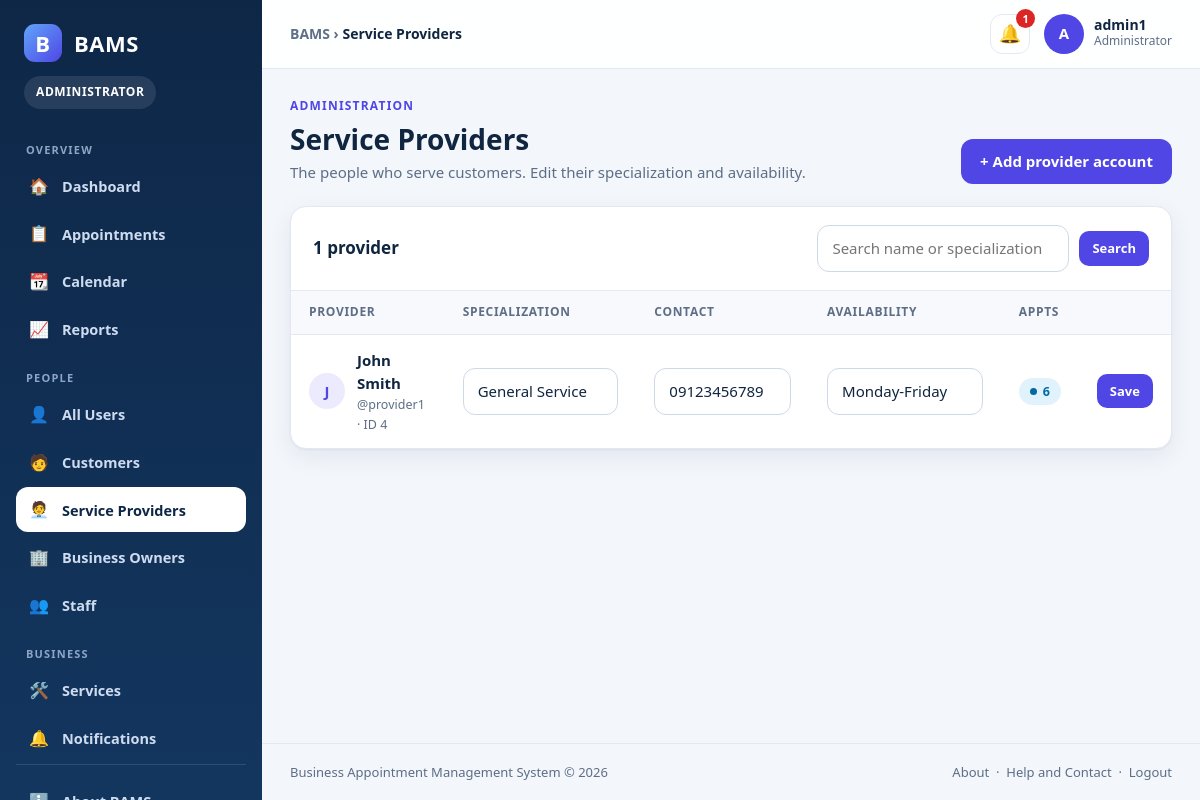
Screenshot of /manage_providers.php (signed in) with the database file from the repository.
### tables this page shows
CREATE TABLE `service_providers` (
  `provider_id` int(11) NOT NULL,
  `user_id` int(11) NOT NULL,
  `first_name` varchar(50) NOT NULL,
  `last_name` varchar(50) NOT NULL,
  `specialization` varchar(100) DEFAULT NULL,
  `contact_number` varchar(20) DEFAULT NULL,
  `availability` varchar(100) DEFAULT NULL,
  `created_at` timestamp NOT NULL DEFAULT current_timestamp()
);

CREATE TABLE `users` (
  `user_id` int(11) NOT NULL,
  `username` varchar(50) NOT NULL,
  `password` varchar(255) NOT NULL,
  `role` varchar(30) NOT NULL,
  `created_at` timestamp NOT NULL DEFAULT current_timestamp()
);

### bootstrap.php (called while the page is built, shortened)
<?php
function e($value): string
{
    return htmlspecialchars((string)($value ?? ""), ENT_QUOTES, "UTF-8");
}
function initial(string $name): string
{
    $name = trim($name);
    $first = function_exists("mb_substr") ? mb_substr($name, 0, 1) : substr($name, 0, 1);
    return strtoupper($first);
}

### manage_providers.php (the view, shortened to what this page needs)
<?php
require_once __DIR__ . "/includes/layout.php";
$q = trim($_GET["q"] ?? "");
$sql = "SELECT p.*, u.username, (SELECT COUNT(*) FROM appointments a WHERE a.provider_id = p.provider_id) AS appts
        FROM service_providers p LEFT JOIN users u ON p.user_id = u.user_id";
$sql .= " ORDER BY p.provider_id ASC";
$st = $conn->prepare($sql);
$st->execute();
$rows = $st->get_result()->fetch_all(MYSQLI_ASSOC);
?>
<div class="page-head">
    <div><div class="eyebrow">Administration</div><h1>Service Providers</h1><p>The people who serve customers. Edit their specialization and availability.</p></div>
    <div class="actions"><a class="btn" href="manage_users.php">+ Add provider account</a></div>
</div>
<div class="card">
    <div class="card-head">
        <div class="card-title"><?php echo count($rows); ?> provider<?php echo count($rows) === 1 ? "" : "s"; ?></div>
        <form class="search-bar" method="GET"><input name="q" placeholder="Search name or specialization" value="<?php echo e($q); ?>"><button class="btn btn-sm">Search</button></form>
    </div>
    <?php if (!$rows): ?>
        <div class="empty"><div class="big">🧑‍💼</div><strong>No providers found</strong></div>
    <?php else: ?>
    <div class="table-wrap"><table>
        <thead><tr><th>Provider</th><th>Specialization</th><th>Contact</th><th>Availability</th><th>Appts</th><th></th></tr></thead>
        <tbody>
        <?php foreach ($rows as $r): $name = trim($r["first_name"] . " " . $r["last_name"]); $fid = "f" . (int)$r["provider_id"]; ?>
            <tr>
                <td><div class="cell-user"><div class="mini-avatar"><?php echo e(initial($name)); ?></div>
                    <div><div class="cell-title"><?php echo e($name); ?></div><div class="cell-sub">@<?php echo e($r["username"]); ?> &middot; ID <?php echo (int)$r["provider_id"]; ?></div></div></div></td>
                <td><input form="<?php echo $fid; ?>" name="specialization" value="<?php echo e($r["specialization"]); ?>" style="min-width:150px"></td>
                <td><input form="<?php echo $fid; ?>" name="contact_number" value="<?php echo e($r["contact_number"]); ?>" style="min-width:130px"></td>
                <td><input form="<?php echo $fid; ?>" name="availability" value="<?php echo e($r["availability"]); ?>" style="min-width:150px"></td>
                <td><span class="badge b-info"><?php echo (int)$r["appts"]; ?></span></td>
                <td><form id="<?php echo $fid; ?>" method="POST"><?php echo csrf_field(); ?><input type="hidden" name="provider_id" value="<?php echo (int)$r["provider_id"]; ?>"><button class="btn btn-sm">Save</button></form></td>
            </tr>
        <?php endforeach; ?>
        </tbody>
    </table></div>
    <?php endif; ?>
</div>

### bams.css (style rules this page uses)
:root { --bg:#f3f6fb; --surface:#ffffff; --ink:#0f2540; --muted:#5d6e86; --line:#e3e9f2; --primary:#2563eb; --primary-d:#1d4ed8; --primary-l:#e8effe; --navy:#0e2747; --navy-2:#13365f; --good:#15803d; --good-l:#e3f6ea; --wait:#b45309; --wait-l:#fdf1dc; --bad:#b91c1c; --bad-l:#fde7e7; --info:#0369a1; --info-l:#e0f2fb; --accent:#2563eb; --accent-l:#e8effe; --radius:16px; --shadow:0 1px 2px rgba(15,37,64,.05),0 8px 24px rgba(15,37,64,.07); --font:"Segoe UI",system-ui,-apple-system,"Helvetica Neue",Arial,sans-serif; }
body.role-admin { --accent:#4f46e5;--accent-l:#eceafd }
* { box-sizing:border-box }
html { scroll-behavior:smooth }
body { margin:0;font-family:var(--font);background:var(--bg);color:var(--ink);font-size:15px;line-height:1.55 }
a { color:var(--primary);text-decoration:none }
h1,h2,h3,h4 { margin:0 0 .4em;line-height:1.25 }
.page-head { display:flex;justify-content:space-between;align-items:flex-end;gap:16px;flex-wrap:wrap;margin-bottom:22px }
.page-head h1 { font-size:28px;margin:0 }
.page-head p { margin:4px 0 0;color:var(--muted) }
.eyebrow { font-size:12px;letter-spacing:1.2px;text-transform:uppercase;font-weight:800;color:var(--accent);margin-bottom:6px }
.actions { display:flex;gap:10px;flex-wrap:wrap }
.card { background:var(--surface);border:1px solid var(--line);border-radius:var(--radius);box-shadow:var(--shadow);margin-bottom:22px;overflow:hidden }
.card-head { display:flex;justify-content:space-between;align-items:center;gap:14px;flex-wrap:wrap;padding:18px 22px;border-bottom:1px solid var(--line) }
.card-title { font-size:17px;font-weight:800 }
.table-wrap { overflow-x:auto }
table { width:100%;border-collapse:collapse }
th { background:#f7f9fd;color:var(--muted);text-align:left;font-size:12px;letter-spacing:.7px;text-transform:uppercase;padding:12px 18px;white-space:nowrap;border-bottom:1px solid var(--line) }
td { padding:14px 18px;border-bottom:1px solid var(--line);vertical-align:middle }
tr:last-child td { border-bottom:0 }
.cell-user { display:flex;align-items:center;gap:12px }
.mini-avatar { width:36px;height:36px;border-radius:50%;background:var(--accent-l);color:var(--accent);display:grid;place-items:center;font-weight:800;flex:0 0 36px }
.cell-title { font-weight:700 }
.cell-sub { font-size:12.5px;color:var(--muted) }
.badge { display:inline-flex;align-items:center;gap:6px;padding:4px 11px;border-radius:999px;font-size:12.5px;font-weight:700;white-space:nowrap }
.badge::before { content:"";width:7px;height:7px;border-radius:50%;background:currentColor }
.b-info { background:var(--info-l);color:var(--info) }
.btn { display:inline-flex;align-items:center;justify-content:center;gap:8px;padding:10px 18px;border-radius:12px;border:1px solid transparent;background:var(--accent);color:#fff;font:inherit;font-weight:700;cursor:pointer;text-decoration:none;transition:.15s }
.btn-sm { padding:6px 12px;font-size:13px;border-radius:10px }
input,select,textarea { font:inherit;color:var(--ink);background:#fff;border:1px solid #cfd8e6;border-radius:12px;padding:11px 14px;width:100%;transition:.15s }
.search-bar { display:flex;gap:10px;flex-wrap:wrap;align-items:center }
.search-bar input,.search-bar select { width:auto;min-width:180px }

### rows the page displays
service_providers: initial($name) "J", user.username "provider1", provider_id "4", specialization "General Service", contact_number "09123456789", availability "Monday-Friday", appts "6"

### other values shown
$role "ADMINISTRATOR"
$group[0] "OVERVIEW"
$item[2] "🏠"
$item[1] "Dashboard"
$item[2] "📋"
$item[1] "Appointments"
$item[2] "📆"
$item[1] "Calendar"
$item[2] "📈"
$item[1] "Reports"
$group[0] "PEOPLE"
$item[2] "👤"
$item[1] "All Users"
$item[2] "🧑"
$item[1] "Customers"
